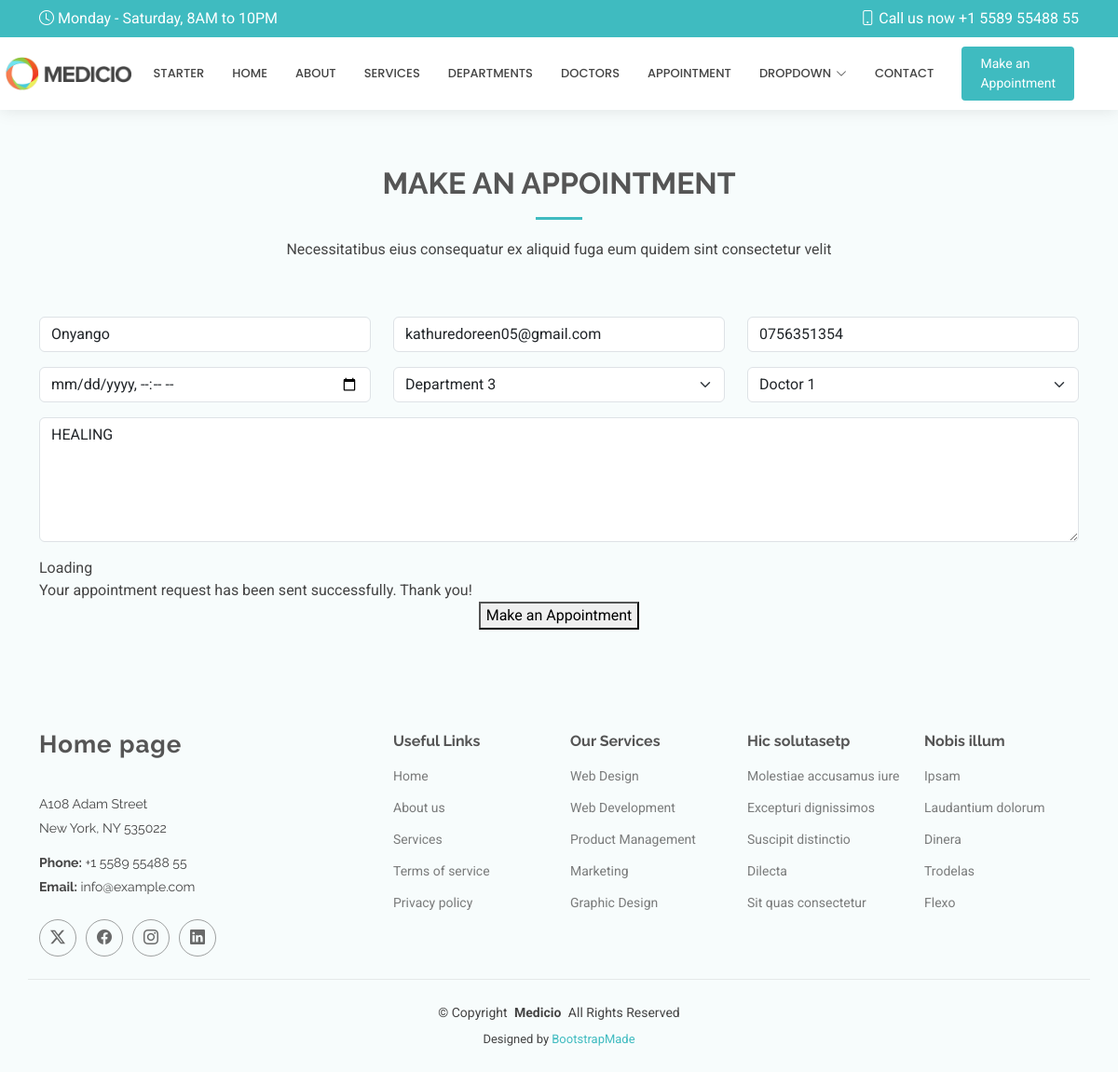
The app's page /edit/4 with its own data.
### HospitalApp/models.py (models this page shows, shortened)
class Appointment(models.Model):
    name = models.CharField(max_length=50)
    email = models.EmailField()
    phone = models.CharField(max_length=10)
    date = models.DateTimeField()
    department = models.CharField(max_length=20)
    doctor = models.CharField(max_length=20)
    message = models.TextField()

### HospitalApp/views.py (the view)
# urls.py: path('edit/<int:id>', views.edit,name= 'edit'),
def edit(request,id):
    editappointment= get_object_or_404(Appointment,id=id)
    if request.method == 'POST':
        editappointment.name = request.POST.get('name')
        editappointment.email = request.POST.get('email')
        editappointment.phone = request.POST.get('phone')
        editappointment.date = request.POST.get('date')
        editappointment.department = request.POST.get('department')
        editappointment.doctor = request.POST.get('doctor')
        editappointment.message = request.POST.get('message')
        editappointment.save()
        return redirect('/show')
    else:
        return render(request,'edit.html',{'editappointment':editappointment})

### Templates/edit.html (shortened to what this page needs)
{% extends 'starter-page.html' %}
{% load static %}
{% block content %}
    <section id="appointment" class="appointment section light-background">
      <div class="container section-title" data-aos="fade-up">
        <h2>MAKE AN APPOINTMENT</h2>
        <p>Necessitatibus eius consequatur ex aliquid fuga eum quidem sint consectetur velit</p>
      </div>
      <div class="container" data-aos="fade-up" data-aos-delay="100">
        <form method="post" >
          <div class="row">
            <div class="col-md-4 form-group">
              <input type="text" name="name" class="form-control" id="name" placeholder="Your Name" required="" value="{{ editappointment.name }}">
            </div>
            <div class="col-md-4 form-group mt-3 mt-md-0">
              <input type="email" class="form-control" name="email" id="email" placeholder="Your Email" required="" value="{{ editappointment.email }}">
            </div>
            <div class="col-md-4 form-group mt-3 mt-md-0">
              <input type="tel" class="form-control" name="phone" id="phone" placeholder="Your Phone" required="" value="{{ editappointment.phone }}">
            </div>
          </div>
          <div class="row">
            <div class="col-md-4 form-group mt-3">
              <input type="datetime-local" name="date" class="form-control datepicker" id="date" placeholder="Appointment Date" required="" value="{{ editappointment.date }}">
            </div>
            <div class="col-md-4 form-group mt-3">
              <select name="department" id="department" class="form-select" required="">
                <option value="Department 3" {% if editappointment.department == "Department 3" %}
                	selected
                {% endif %}>Department 3</option>
              </select>
            </div>
            <div class="col-md-4 form-group mt-3">
              <select name="doctor" id="doctor" class="form-select" required="" >
                <option value="Doctor 1" {% if editappointment.doctor == "Doctor 1" %}
                	selected
                {% endif %}>Doctor 1</option>
              </select>
            </div>
          </div>
          <div class="form-group mt-3">
            <textarea class="form-control" name="message" rows="5" placeholder="Message (Optional)">{{ editappointment.message }}</textarea>
          </div>
          <div class="mt-3">
            <div class="loading">Loading</div>
            <div class="sent-message">Your appointment request has been sent successfully. Thank you!</div>
            <div class="text-center"><button type="submit">Make an Appointment</button></div>
          </div>
        </form>
      </div>
    </section>
{% endblock %}

### static/assets/css/main.css (style rules this page uses)
:root { --default-font: "Roboto", system-ui, -apple-system, "Segoe UI", Roboto, "Helvetica Neue", Arial, "Noto Sans", "Liberation Sans", sans-serif, "Apple Color Emoji", "Segoe UI Emoji", "Segoe UI Symbol", "Noto Color Emoji"; --heading-font: "Raleway", sans-serif; --nav-font: "Poppins", sans-serif; }
:root { --background-color: #ffffff; --default-color: #444444; --heading-color: #555555; --accent-color: #3fbbc0; --surface-color: #ffffff; --contrast-color: #ffffff; }
:root { --nav-color: #444444; --nav-hover-color: #3fbbc0; --nav-mobile-background-color: #ffffff; --nav-dropdown-background-color: #ffffff; --nav-dropdown-color: #444444; --nav-dropdown-hover-color: #3fbbc0; }
.light-background { --background-color: #f7fcfc; --surface-color: #ffffff; }
:root { scroll-behavior: smooth; }
body { color: var(--default-color); background-color: var(--background-color); font-family: var(--default-font); }
h1, h2, h3, h4, h5, h6 { color: var(--heading-color); font-family: var(--heading-font); }
section, .section { color: var(--default-color); background-color: var(--background-color); padding: 60px 0; scroll-margin-top: 120px; overflow: clip; }
.section-title { text-align: center; padding-bottom: 60px; position: relative; }
.section-title h2 { font-size: 32px; font-weight: 700; margin-bottom: 20px; padding-bottom: 20px; position: relative; }
.section-title h2:after { content: ""; position: absolute; display: block; width: 50px; height: 3px; background: var(--accent-color); left: 0; right: 0; bottom: 0; margin: auto; }
.section-title p { margin-bottom: 0; }

### records on screen
Appointment: name "Onyango", email "kathuredoreen05@gmail.com", phone "0756351354", department "Department 3", doctor "Doctor 1", message "HEALING"
